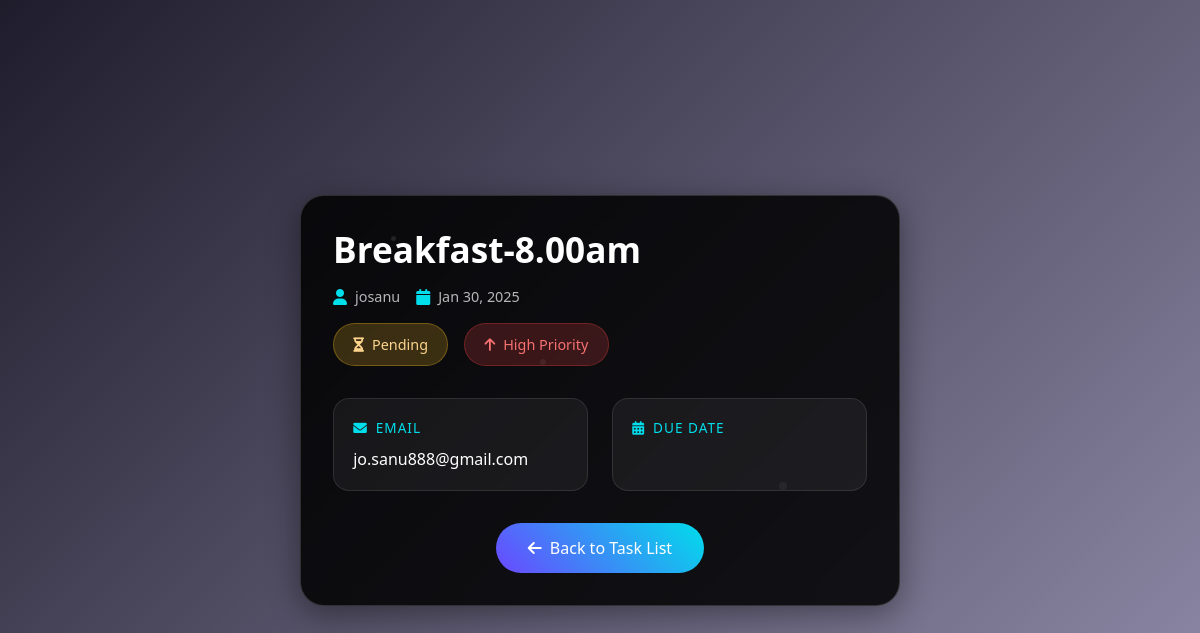
/detail/3/ (signed in), run on the app's committed database.
### MyApp/models.py (models this page shows, shortened)
class Taskmodel(models.Model):
    priority_choices=(
        ('1','Low'),
        ('2','Medium'),
        ('3','High'),
    )
    task_name = models.CharField(max_length=100)
    created_date=models.DateField(auto_now_add=True)
    is_completed=models.BooleanField(default=False)
    user_id=models.ForeignKey(User,on_delete=models.CASCADE)
    priority=models.CharField(max_length=10,choices=priority_choices)
    created_date=models.DateField(auto_now_add=True)
    due_date=models.DateField(blank=True)
    completed_date=models.DateField(null=True,blank=True)

### MyApp/views.py (the view)
# urls.py: path('detail/<int:pk>/',Taskdetail.as_view()),
@method_decorator(decorator=is_user,name='dispatch')
class Taskdetail(View):
    def get(self, request,**kwargs):
        id=kwargs.get('pk')
        data=Taskmodel.objects.get(id=id)
        return render(request,'Taskdetail.html',{'data':data})

### MyApp/views.py (called while the page is built)
def is_user(fn):
    def wrapper(request,**kwargs):
        id=kwargs.get('pk')
        obj=Taskmodel.objects.get(id=id)
        if obj.user_id==request.user:
            return fn(request,**kwargs)
        else:
            return redirect("login")
    return wrapper

### MyApp/templates/Taskdetail.html (shortened to what this page needs)
<!DOCTYPE html>
<html lang="en">
<head>
    <link href="https://cdn.jsdelivr.net/npm/bootstrap@5.3.3/dist/css/bootstrap.min.css" rel="stylesheet"
>
    <link rel="stylesheet" href="https://cdnjs.cloudflare.com/ajax/libs/font-awesome/6.0.0/css/all.min.css">
</head>
<body>
    <div class="container task-container">
        <div class="floating-particles">
            <div class="position-absolute" style="width: 5px; height: 5px; background: rgba(255, 255, 255, 0.2); border-radius: 50%; top: 10%; left: 15%; animation: float 4s infinite;"></div>
            <div class="position-absolute" style="width: 8px; height: 8px; background: rgba(255, 255, 255, 0.1); border-radius: 50%; top: 70%; left: 80%; animation: float 6s infinite;"></div>
            <div class="position-absolute" style="width: 6px; height: 6px; background: rgba(255, 255, 255, 0.15); border-radius: 50%; top: 40%; left: 40%; animation: float 5s infinite;"></div>
        </div>
        <div class="task-header">
            <div class="task-title">{{ data.task_name }}</div>
            <div class="task-meta">
                <div class="meta-item">
                    <i class="fas fa-user"></i>
                    {{ data.user_id.username }}
                </div>
                <div class="meta-item">
                    <i class="fas fa-calendar"></i>
                    {{ data.created_date|date:"M d, Y" }}
                </div>
            </div>
            <div class="badges-container">
                {% if data.is_completed == 0 %}
                    <span class="status-badge status-pending">
                        <i class="fas fa-hourglass-half"></i>
                        Pending
                    </span>
                {% else %}
                    <span class="status-badge status-completed">
                        <i class="fas fa-check-circle"></i>
                        Completed
                    </span>
                {% endif %}
                {% if data.priority == '1' %}
                    <span class="priority-badge priority-low">
                        <i class="fas fa-arrow-down"></i>
                        Low Priority
                    </span>
                {% elif data.priority == '2' %}
                    <span class="priority-badge priority-medium">
                        <i class="fas fa-equals"></i>
                        Medium Priority
                    </span>
                {% else %}
                    <span class="priority-badge priority-high">
                        <i class="fas fa-arrow-up"></i>
                        High Priority
                    </span>
                {% endif %}
            </div>
        </div>
        <div class="task-info">
            <div class="info-card">
                <div class="info-label">
                    <i class="fas fa-envelope"></i>
                    Email
                </div>
                <div class="info-value">{{ data.user_id.email }}</div>
            </div>
            <div class="info-card">
                <div class="info-label">
                    <i class="fas fa-calendar-alt"></i>
                    Due Date
                </div>
            </div>
        </div>
        <div class="text-center">
            <a href="/all/{{data.user_id.id}}" class="btn-back">
                <i class="fas fa-arrow-left"></i>
                Back to Task List
            </a>
        </div>
    </div>
</body>
</html>

### MyApp/templates/Taskdetail.html (style rules this page uses)
body { background: linear-gradient(135deg, #1f1c2c, #928dab); height: 100vh; color: white; margin: 0; padding: 0; display: flex; align-items: center; justify-content: center; overflow: hidden; font-family: 'Segoe UI', system-ui, -apple-system, sans-serif; }
.task-container { background: rgba(0, 0, 0, 0.85); border-radius: 24px; border: 1px solid rgba(255, 255, 255, 0.15); box-shadow: 0 8px 32px rgba(0, 0, 0, 0.4); backdrop-filter: blur(10px); padding: 2rem; width: 90%; max-width: 600px; margin: auto; transition: all 0.3s ease; position: relative; overflow: hidden; }
.task-header { text-align: left; margin-bottom: 2rem; position: relative; z-index: 1; }
.task-title { font-size: 2.2rem; font-weight: 600; margin-bottom: 0.5rem; color: white; line-height: 1.2; }
.task-meta { display: flex; align-items: center; gap: 1rem; margin-top: 1rem; }
.meta-item { display: flex; align-items: center; gap: 0.5rem; color: rgba(255, 255, 255, 0.7); font-size: 0.9rem; }
.meta-item i { color: #00ddeb; font-size: 1rem; }
.status-badge, .priority-badge { display: inline-flex; align-items: center; padding: 0.6rem 1.2rem; border-radius: 50px; font-weight: 500; font-size: 0.9rem; gap: 0.5rem; transition: all 0.3s ease; }
.status-pending { background: rgba(251, 191, 36, 0.2); color: #FBD38D; border: 1px solid rgba(251, 191, 36, 0.3); }
.priority-high { background: rgba(239, 68, 68, 0.2); color: #F87171; border: 1px solid rgba(239, 68, 68, 0.3); }
.task-info { display: grid; grid-template-columns: repeat(2, 1fr); gap: 1.5rem; margin-top: 2rem; }
.info-card { background: rgba(255, 255, 255, 0.05); border-radius: 16px; padding: 1.2rem; transition: all 0.3s ease; border: 1px solid rgba(255, 255, 255, 0.1); }
.info-label { color: #00ddeb; font-size: 0.85rem; text-transform: uppercase; letter-spacing: 1px; margin-bottom: 0.5rem; display: flex; align-items: center; gap: 0.5rem; }
.info-value { color: white; font-size: 1rem; font-weight: 500; }
.btn-back { background: linear-gradient(45deg, #6b48ff, #00ddeb); border: none; color: white; padding: 0.8rem 2rem; border-radius: 50px; text-decoration: none; transition: all 0.3s ease; display: inline-flex; align-items: center; gap: 0.5rem; font-weight: 500; margin-top: 2rem; font-size: 1rem; }
.badges-container { display: flex; gap: 1rem; margin-top: 1rem; }
.floating-particles { position: absolute; width: 100%; height: 100%; pointer-events: none; z-index: 0; top: 0; left: 0; opacity: 0.5; }

### data on the page
Taskmodel: task_name "Breakfast-8.00am", user_id.username "josanu", created_date "Jan 30, 2025", user_id.email "jo.sanu888@gmail.com"
